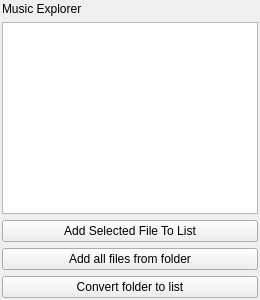
       <widget class="QWidget" name="tab_music">
        <attribute name="icon">
         <iconset resource="../../resources/resources.qrc">
          <normaloff>:/icons/media/music.png</normaloff>:/icons/media/music.png</iconset>
        </attribute>
        <attribute name="title">
         <string>Music</string>
        </attribute>
        <layout class="QVBoxLayout" name="verticalLayout_2">
         <property name="leftMargin">
          <number>2</number>
         </property>
         <property name="topMargin">
          <number>2</number>
         </property>
         <property name="rightMargin">
          <number>2</number>
         </property>
         <property name="bottomMargin">
          <number>2</number>
         </property>
         <item>
          <widget class="QLabel" name="label">
           <property name="text">
            <string>Music Explorer</string>
           </property>
          </widget>
         </item>
         <item>
          <widget class="QTreeWidget" name="treeWidget_music">
           <property name="sizePolicy">
            <sizepolicy hsizetype="Minimum" vsizetype="Expanding">
             <horstretch>0</horstretch>
             <verstretch>0</verstretch>
            </sizepolicy>
           </property>
           <property name="sizeAdjustPolicy">
            <enum>QAbstractScrollArea::AdjustIgnored</enum>
           </property>
           <property name="editTriggers">
            <set>QAbstractItemView::NoEditTriggers</set>
           </property>
           <property name="selectionBehavior">
            <enum>QAbstractItemView::SelectItems</enum>
           </property>
           <attribute name="headerVisible">
            <bool>false</bool>
           </attribute>
           <attribute name="headerDefaultSectionSize">
            <number>200</number>
           </attribute>
           <attribute name="headerMinimumSectionSize">
            <number>200</number>
           </attribute>
           <attribute name="headerStretchLastSection">
            <bool>false</bool>
           </attribute>
           <column>
            <property name="text">
             <string notr="true">1</string>
            </property>
           </column>
          </widget>
         </item>
         <item>
          <widget class="QPushButton" name="pushButton_addToMusicList">
           <property name="toolTip">
            <string>Add the currently selected music file to the music list. (This can also be done by double clicking)</string>
           </property>
           <property name="text">
            <string>Add Selected File To List</string>
           </property>
          </widget>
         </item>
         <item>
          <widget class="QPushButton" name="pushButton_addAllFilesFromMusicFolder">
           <property name="toolTip">
            <string>Add all songs from the folder to the current music list</string>
           </property>
           <property name="text">
            <string>Add all files from folder</string>
           </property>
          </widget>
         </item>
         <item>
          <widget class="QPushButton" name="pushButton_convertFolderToMusicList">
           <property name="toolTip">
            <string>Creates a new music list with all songs from the folder</string>
           </property>
           <property name="text">
            <string>Convert folder to list</string>
           </property>
          </widget>
         </item>
        </layout>
       </widget>
